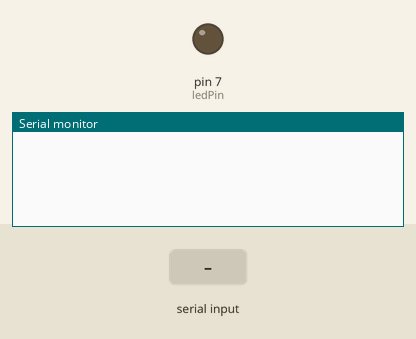
Bench run of a sketch on a simulated Arduino Uno, built with avr-gcc and run on an emulated ATmega328P. Parts: output pins drawn as LEDs (lit = HIGH), the last lines printed to the serial monitor. The inputs (shaded band) are chosen by the test bench.

Above: at 1.2 s.
1.3 s: "ON\n" received over the second serial link
At 2.4 s:
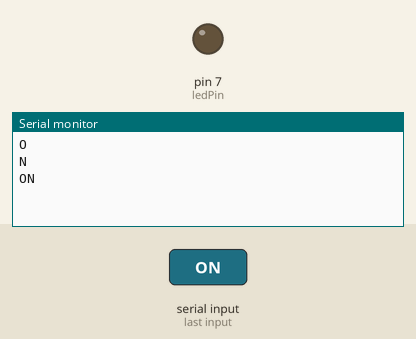
2.8 s: "OFF\n" received over the second serial link
At 3.6 s:
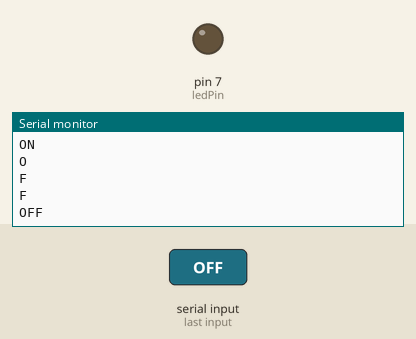
4.3 s: "1\n" received over the second serial link
At 5.8 s:
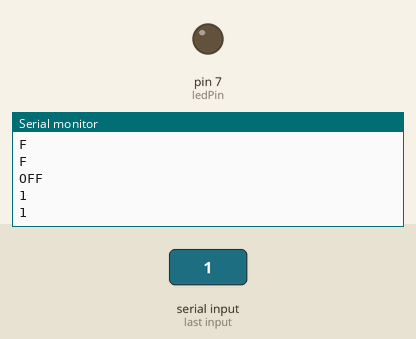

The sketch:

arduino-app.ino
```cpp
#include <SoftwareSerial.h>

String command = "";

// Define pins for Bluetooth module
const int rxPin = 11;
const int txPin = 10;
const int ledPin = 7;

SoftwareSerial bluetooth(rxPin, txPin);

void setup() {
  Serial.begin(9600);
  bluetooth.begin(9600);
  pinMode(ledPin, OUTPUT);
}

void loop() {
  if (bluetooth.available()) {
    char c = bluetooth.read();
      Serial.println(c);

    if (c != '\n') {
      command += c;
    } else {
      Serial.println(command);
      toggleLed(command);
      command = "";
    }
  }
}

void toggleLed(String rawCommand) {
  delay(100);

  if (rawCommand.charAt(0) != 'C') return;

  String command = rawCommand.substring(2);

  if (command == "ON") {
    digitalWrite(ledPin, HIGH);
  }

  if (command == "OFF") {
    digitalWrite(ledPin, LOW);
  }
}
```

Measured:
- after the input at 1.3 s, the serial monitor: prints a new line at once (image 1)
- after the input at 2.8 s, the serial monitor: prints a new line at once (image 2)
- after the input at 4.3 s, the serial monitor: prints a new line at once (image 3)
